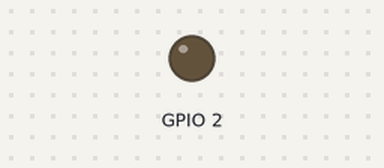
The sketch below on a simulated ESP8266 (Wemos D1 mini). Shown: output pins drawn as LEDs (lit = HIGH). WiFi joins after 1.5 s; servers stay silent unless stated; no MQTT or app messages arrive unless stated; what the sketch prints to the serial monitor is not drawn. At 6.3 s the program puts the board to deep sleep or switches it off; the recording ends there.

Above: at 0.1 s.
At 1.8 s:
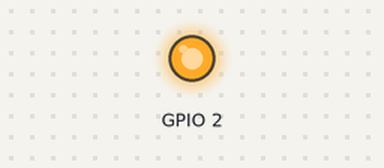
Timing chart, 0 to 3.4 s (numbered marks = the images above):
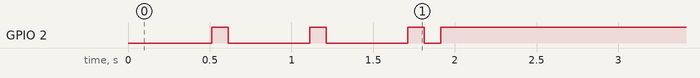

The sketch:

AllgTemp.ino
```cpp
/*
 from MyCO2.org
 last update: Nov 6th 2020
 This is to read a simple NTC sensor element with a Wemos - then transmitting it into MQTT.
 for example: To detect if you burner in the basement runs or not.
 board: LOLON(WEMOS) D1 R1 & Mini
*/


#include <ESP8266WiFi.h>
#include <PubSubClient.h>

// Update these with values suitable for your network.


const char* ssid = "YourSSIDHere";                 // enter your SSID here
const char* password = "YourWifiPasswordHere";     // enter your Wifi Password here
const char* mqtt_server = "192.168.178.27";

#define SLEEP_TIME 180  // sleep timer in seconds. Disable if zero

int sensorPin = A0;    // select the input pin for the potentiometer
int sensorValue = 0;  // variable to store the value coming from the sensor
int RetryIfNotSent =0; // if we could not connect, try again a bit later, do not sleep

float GaragenTemp = 9.9 ; // default start value

int DayNight =1;   // usually not used, just for fun

int Wifi_conn_status =0;
int MQTT_conn_status =0;

WiFiClient espClient;
PubSubClient client(espClient);
long lastMsg = 0;
char msg[50];
int sekunde = 0;
long lastSec = 0;


// convert the incoming raw AD value into a temperature
// This is for a NTC20K. If you use a different NTC: you need to adopt the values below. [0] = -50C  [200] = + 150C. Values are in Ohm
float AD2temp (int ad_value){
        float Temperatur = 0.0;
        int i = 0;
        float Werte[201];
        long Res;
        long ResRaw;
        float a = 0; // for linear interpolation between full degrees:  Y(temp) = a * x(res) + b
        float b = 0;

        Werte[0]=1659706;    Werte[1]=1541379;  Werte[2]=1432919;  Werte[3]=1332091;  Werte[4]=1238358;
        Werte[5]=1153525;    Werte[6]=1073429;  Werte[7]=999894;   Werte[8]=932327;   Werte[9]=869327;
        Werte[10]=814000;    Werte[11]=759391;  Werte[12]=708806;  Werte[13]=661924;  Werte[14]=618451;
        Werte[15]=578119;    Werte[16]=540677;  Werte[17]=505902;  Werte[18]=473588;  Werte[19]=443546;
        Werte[20]=415600;    Werte[21]=389298;  Werte[22]=364833;  Werte[23]=342063;  Werte[24]=320860;
        Werte[25]=301107;    Werte[26]=282696;  Werte[27]=265528;  Werte[28]=249511;  Werte[29]=234561;
        Werte[30]=220600;    Werte[31]=207607;  Werte[32]=195459;  Werte[33]=184096;  Werte[34]=173463;
        Werte[35]=163508;    Werte[36]=154185;  Werte[37]=145450;  Werte[38]=137262;  Werte[39]=129583;
        Werte[40]=122380;    Werte[41]=115575;  Werte[42]=109189;  Werte[43]=103194;  Werte[44]=97564;
        Werte[45]=92274;        Werte[46]=87303;        Werte[47]=82628;        Werte[48]=78232;        Werte[49]=74094;
        Werte[50]=70200;        Werte[51]=66515;        Werte[52]=63046;        Werte[53]=59777;        Werte[54]=56697;
        Werte[55]=53793;        Werte[56]=51055;        Werte[57]=48472;        Werte[58]=46034;        Werte[59]=43733;
        Werte[60]=41560;        Werte[61]=39500;        Werte[62]=37553;        Werte[63]=35714;        Werte[64]=33975;
        Werte[65]=32331;        Werte[66]=30775;        Werte[67]=29303;        Werte[68]=27909;        Werte[69]=26590;
        Werte[70]=25340;        Werte[71]=24155;        Werte[72]=23032;        Werte[73]=21967;        Werte[74]=20958;
        Werte[75]=20000;        Werte[76]=19089;        Werte[77]=18224;        Werte[78]=17404;        Werte[79]=16624;
        Werte[80]=15884;        Werte[81]=15180;        Werte[82]=14511;        Werte[83]=13875;        Werte[84]=13270;
        Werte[85]=12695;        Werte[86]=12148;        Werte[87]=11627;        Werte[88]=11131;        Werte[89]=10659;
        Werte[90]=10210;        Werte[91]=9781;        Werte[92]=9373;        Werte[93]=8983;        Werte[94]=8612;
        Werte[95]=8258;        Werte[96]=7920;        Werte[97]=7598;        Werte[98]=7291;        Werte[99]=6998;
        delay(10);
        Werte[100]=6718;        Werte[101]=6450;        Werte[102]=6195;        Werte[103]=5951;        Werte[104]=5718;
        Werte[105]=5495;        Werte[106]=5282;        Werte[107]=5078;        Werte[108]=4883;        Werte[109]=4696;
        Werte[110]=4518;        Werte[111]=4347;        Werte[112]=4184;        Werte[113]=4027;        Werte[114]=3877;
        Werte[115]=3734;        Werte[116]=3596;        Werte[117]=3464;        Werte[118]=3338;        Werte[119]=3216;
        Werte[120]=3100;        Werte[121]=2989;        Werte[122]=2882;        Werte[123]=2779;        Werte[124]=2681;
        Werte[125]=2587;        Werte[126]=2496;        Werte[127]=2409;        Werte[128]=2325;        Werte[129]=2245;
        Werte[130]=2168;        Werte[131]=2094;        Werte[132]=2022;        Werte[133]=1954;        Werte[134]=1888;
        Werte[135]=1824;        Werte[136]=1763;        Werte[137]=1705;        Werte[138]=1648;        Werte[139]=1594;
        Werte[140]=1542;        Werte[141]=1491;        Werte[142]=1443;        Werte[143]=1396;        Werte[144]=1351;
        Werte[145]=1308;        Werte[146]=1266;        Werte[147]=1226;        Werte[148]=1187;        Werte[149]=1150;
        Werte[150]=1114;        Werte[151]=1079;        Werte[152]=1046;        Werte[153]=1014;        Werte[154]=982.8;
        Werte[155]=952.8;        Werte[156]=923.9;        Werte[157]=896.0;        Werte[158]=869.1;        Werte[159]=843.1;
        Werte[160]=818.0;        Werte[161]=793.7;        Werte[162]=770.3;        Werte[163]=747.7;        Werte[164]=725.8;
        Werte[165]=704.7;        Werte[166]=684.2;        Werte[167]=664.5;        Werte[168]=645.3;        Werte[169]=626.9;
        Werte[170]=609.0;        Werte[171]=591.7;        Werte[172]=575.0;        Werte[173]=558.8;        Werte[174]=543.2;
        Werte[175]=528.0;        Werte[176]=513;        Werte[177]=499;        Werte[178]=485;        Werte[179]=472;
        Werte[180]=459;        Werte[181]=447;        Werte[182]=435;        Werte[183]=423;        Werte[184]=411;
        Werte[185]=400;        Werte[186]=390;        Werte[187]=380;        Werte[188]=370;        Werte[189]=360;
        Werte[190]=351;        Werte[191]=342;        Werte[192]=333;        Werte[193]=324;        Werte[194]=316;
        Werte[195]=308;        Werte[196]=300;        Werte[197]=293;        Werte[198]=285;        Werte[199]=278;
        Werte[200]=271;

// AD value into resistance
// Keep in mind you have to have a pullup resistor of 26K - or similar to 3.3Volts. NTC between GND and Analog input.
  Serial.print("adval=");
  Serial.print(ad_value);
  if (ad_value < 1) ad_value =1;
  if (ad_value > 957) ad_value = 957;
  ResRaw = 26380.0 / ( 1100.0 / ad_value - 1);  // Rohwert, noch mit 330K Parallelwiderstand
  //                   1024 sollte das sein, aber bei U/2 war der AD Wert 535. Kam dann mit der R-Dekade sehr genau hin!
  Res = 1.0/(1.0/ResRaw - 1/330000.0) ;          // 330K im NodeMCU rausrechnen, der noch parallel zum R-NTC liegt

  Serial.print("  Res=");
  Serial.print(Res);
  Serial.print("  Resrwaw=");
  Serial.println(ResRaw);
  // Analog input has a 220K - 100K internal divider   A0 is related to full scale output 3.3V--> 10uAmps
  // also R-Roh ist parallel R-Mess mit 320K
  // gemessen 10.3.18: 0R -->ADVAL =1
  //                   open --> ADVAL = 957
  //Analog input: 0Volt  AI=3  / 1.478V  AI=446 / RV = 0R = 3.2V  AI=974  / 5V AI= 1024   seems to be a voltage divider to -0.1V under VCC
  //

  // search table until the real value is bigger
  Temperatur = 999;  // failure mode case
  for (int i = 0; i < 200; i++) {
    delay(5);
    if (Res > Werte[i]) {

      // do linear interpolation between i and i+1:  X= resistance in the middle between 2 known values i = Y= temp = 1 kelvin steps
      // y = ax + b    a = (y2 - y1) / (x2 - x1)   b= y1 - a * y1
      a = 1.0 / (Werte[i+1] - Werte[i]);     // 1 is x2 - x1 or temp(i+1) - temp(i)
      b = i * 1.0 - a * Werte[i];
      Temperatur = a * Res + b -50.0;
      //Temperatur = i-50.0;  //table starts at -50degC in 1 Kelvin steps
      break;
      } // if - found in table
    } // for
return Temperatur;
}

void setup() {
  pinMode(BUILTIN_LED, OUTPUT);     // Initialize the BUILTIN_LED pin as an output

  digitalWrite(BUILTIN_LED, LOW); // no problem

  Serial.begin(115200);
  Wifi_conn_status=setup_wifi();
  client.setServer(mqtt_server, 1883);

  if (!client.connected()) {
          MQTT_conn_status=MQTTreconnect();
  }
  if (MQTT_conn_status==1) {
    client.setCallback(callback);
  }
}

int setup_wifi(void) {
  int wifi_succ =1;
  delay(10);
  int Tries=1;

  IPAddress gateway(192,168,178,1); // IP-Adresse des WLAN-Gateways
  IPAddress subnet(255,255,255,0); // Subnetzmaske
  IPAddress ip(192,168,178,26); // fix IP-Adress for the WeMos - if free in your WIFI network


  // We start by connecting to a WiFi network
  Serial.println();
  Serial.print("Connecting to ");
  Serial.println(ssid);

  WiFi.config(ip, gateway, subnet);
  WiFi.begin(ssid, password);

while ( (WiFi.status() != WL_CONNECTED) && (Tries<20)) {
    digitalWrite(BUILTIN_LED, LOW); // no problem
    delay(500);
    digitalWrite(BUILTIN_LED, HIGH); // no problem
    Serial.print("c.");
    Tries++;
    delay(100);
  }

  if (WiFi.status()== WL_CONNECTED) {
      Serial.println("");
      Serial.println("WiFi connected");
      Serial.println("IP address: ");
      Serial.println(WiFi.localIP());
      wifi_succ=1;
     }

  if (WiFi.status()!= WL_CONNECTED) {
    Serial.println("WiFi connection failed");
    wifi_succ=0;
   }
   return wifi_succ;
}

void callback(char* topic, byte* payload, unsigned int length) {
  String str1, str2;

  Serial.print("Message arrived [");
  Serial.print(topic);
  Serial.print("] ");
  for (int i = 0; i < length; i++) {
    Serial.print((char)payload[i]);
  }
  Serial.println();


  // handling incoming Light intensity via MQTT NOT NEEDED HERE, just for fun--------------------------------------------------------------------------------------
  str1 = String("Haus/DayNight");
  str2 = String(topic);

  if (str1 == str2) {        // Garage light command received

   if ((char)payload[0] == '0') {
     DayNight=0;
     Serial.print("MQTT command received: DayNight = night \n");
   } //night
    if ((char)payload[0] == '1') {
     DayNight=1;
     Serial.print("MQTT command received: DayNight = day \n");
   } //day

  } // light command received by MQTT

} // callback = handling incoming MQTT commands

int MQTTreconnect(void) {
  int MQTT_succ=0;
  int Tries=1;
  // Loop until we're reconnected
  while (!client.connected()&& (Tries<5)) {
    Serial.print("Attempting MQTT connection....");
    digitalWrite(BUILTIN_LED, LOW); // no problem
    delay(100);
    digitalWrite(BUILTIN_LED, HIGH); // no problem
    delay(400);
    // Attempt to connect
    if (client.connect("AllgTempClient1")) {
      Serial.println("connected !");
      delay(500);
      MQTT_succ =1;
      Tries=99;  // exit loop
      //client.subscribe("Haus/DayNight");
    } else {
      Serial.print("MQTT failed, rc=");
      Serial.print(client.state());
      MQTT_succ =0;
      Tries++;
      Serial.println("MQTT conn try again in 5 sekundes");
      delay(500);
      Serial.println(" try again in 1 second");
      // Wait 5 seconds before retrying
      delay(1000);
    }
  }
return MQTT_succ;
}


void loop() {
  //if (!client.connected()) {  changing connection check to once a minute, not 10 times a second
  //  reconnect();
  //}
  client.loop();
  delay(50);

  long now = millis();
  if (now - lastMsg > 1000) {  // from here on execution once a second
    lastMsg = now;
    ++sekunde;  // action each second
    if (sekunde > 28800) {
      sekunde = 0;  //prevent overflow  max 32K, 28K8 = 8 hours
      lastSec = 0;
      }

 // ********************************    execute each minute *********************************
    if (sekunde - lastSec > 1) {   // start after 1 second - wait at end
        lastSec = sekunde + 6;

  // read temperature value each minute
    sensorValue = analogRead(sensorPin);
    GaragenTemp = AD2temp(sensorValue);
    if (GaragenTemp >99) GaragenTemp= 98.9;
    if (GaragenTemp < -20) GaragenTemp= -19.9;

    dtostrf(GaragenTemp,5,1,msg);     // syntax: dtostrf(var,len,prec,str)

 // are we still wifi-connected?
    if (WiFi.status() != WL_CONNECTED) {
         Serial.println(" NO WIFI CONNECTION - reconnect");
         Wifi_conn_status = setup_wifi();
         delay(1000);
     }

     if (!client.connected()) {   // check all minute, if we are connected still
       Serial.println(" NO MQTT CONNECTION - reconnect");
       delay(1000);
       MQTT_conn_status = MQTTreconnect();
     }

     //if ((WiFi.status()==WL_CONNECTED) && (client.connected())) {
     if ((Wifi_conn_status ==1)  && (MQTT_conn_status ==1)) {
        client.publish("allg/temp",msg);           // Adopt here if you like to have a different MQTT naming
        Serial.print("Temp: >");  Serial.print(msg); Serial.print("<");
        Serial.print(" published");
        RetryIfNotSent = 0;
    }
    if ((Wifi_conn_status ==0)  ||  (MQTT_conn_status ==0)) {
      RetryIfNotSent ++;
      if (RetryIfNotSent > 10) {
        RetryIfNotSent=0;
      }
    }

 // job done - or not done, go to sleep
    if ((SLEEP_TIME>0) && (RetryIfNotSent ==0)) {
          delay(2000);
          Serial.println(" go to sleep");
          ESP.deepSleep(SLEEP_TIME * 1000000);
          delay(2000);
     }
    } // each minute
  } //each second
 } // loop
```
